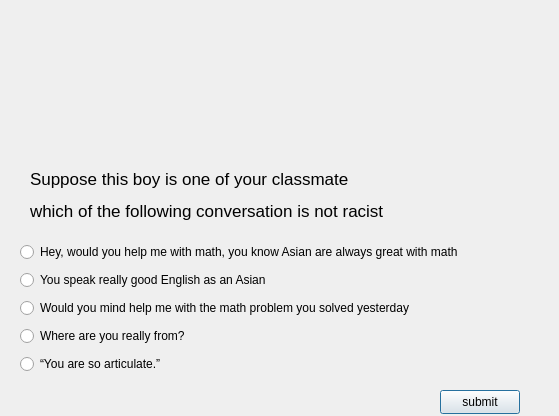
<?xml version="1.0" encoding="UTF-8"?>
<ui version="4.0">
 <class>question3</class>
 <widget class="QDialog" name="question3">
  <property name="geometry">
   <rect>
    <x>0</x>
    <y>0</y>
    <width>559</width>
    <height>416</height>
   </rect>
  </property>
  <property name="windowTitle">
   <string>Question 3</string>
  </property>
  <property name="styleSheet">
   <string notr="true">border-image: url(:/Desktop/Screen Shot 2021-12-14 at 2.02.33 PM.png);</string>
  </property>
  <widget class="QPushButton" name="pushButton">
   <property name="geometry">
    <rect>
     <x>440</x>
     <y>390</y>
     <width>80</width>
     <height>24</height>
    </rect>
   </property>
   <property name="styleSheet">
    <string notr="true">border-image: url(:/black_bg/img/Screen Shot 2021-12-14 at 12.45.35 AM.png);</string>
   </property>
   <property name="text">
    <string>submit</string>
   </property>
  </widget>
  <widget class="QLabel" name="label">
   <property name="geometry">
    <rect>
     <x>30</x>
     <y>160</y>
     <width>361</width>
     <height>71</height>
    </rect>
   </property>
   <property name="styleSheet">
    <string notr="true">color: rgb(0, 0, 0);</string>
   </property>
   <property name="text">
    <string>&lt;!DOCTYPE HTML PUBLIC &quot;-//W3C//DTD HTML 4.0//EN&quot; &quot;http://www.w3.org/TR/REC-html40/strict.dtd&quot;&gt;
&lt;html&gt;&lt;head&gt;&lt;meta name=&quot;qrichtext&quot; content=&quot;1&quot; /&gt;&lt;meta charset=&quot;utf-8&quot; /&gt;&lt;style type=&quot;text/css&quot;&gt;
p, li { white-space: pre-wrap; }
&lt;/style&gt;&lt;/head&gt;&lt;body style=&quot; font-family:'.AppleSystemUIFont'; font-size:13pt; font-weight:400; font-style:normal;&quot;&gt;
&lt;p style=&quot; margin-top:12px; margin-bottom:12px; margin-left:0px; margin-right:0px; -qt-block-indent:0; text-indent:0px;&quot;&gt;Suppose this boy is one of your classmate&lt;/p&gt;
&lt;p style=&quot; margin-top:12px; margin-bottom:12px; margin-left:0px; margin-right:0px; -qt-block-indent:0; text-indent:0px;&quot;&gt;which of the following conversation is not racist&lt;/p&gt;&lt;/body&gt;&lt;/html&gt;</string>
   </property>
  </widget>
  <widget class="QWidget" name="layoutWidget">
   <property name="geometry">
    <rect>
     <x>20</x>
     <y>240</y>
     <width>489</width>
     <height>141</height>
    </rect>
   </property>
   <layout class="QVBoxLayout" name="verticalLayout">
    <item>
     <widget class="QRadioButton" name="o1">
      <property name="styleSheet">
       <string notr="true">color: rgb(0, 0, 0);</string>
      </property>
      <property name="text">
       <string>Hey, would you help me with math, you know Asian are always great with math</string>
      </property>
     </widget>
    </item>
    <item>
     <widget class="QRadioButton" name="o2">
      <property name="styleSheet">
       <string notr="true">color: rgb(0, 0, 0);</string>
      </property>
      <property name="text">
       <string>You speak really good English as an Asian</string>
      </property>
     </widget>
    </item>
    <item>
     <widget class="QRadioButton" name="o3">
      <property name="styleSheet">
       <string notr="true">color: rgb(0, 0, 0);</string>
      </property>
      <property name="text">
       <string>Would you mind help me with the math problem you solved yesterday</string>
      </property>
     </widget>
    </item>
    <item>
     <widget class="QRadioButton" name="o4">
      <property name="styleSheet">
       <string notr="true">color: rgb(0, 0, 0);</string>
      </property>
      <property name="text">
       <string>Where are you really from?</string>
      </property>
     </widget>
    </item>
    <item>
     <widget class="QRadioButton" name="o5">
      <property name="styleSheet">
       <string notr="true">color: rgb(0, 0, 0);</string>
      </property>
      <property name="text">
       <string>“You are so articulate.”</string>
      </property>
     </widget>
    </item>
   </layout>
  </widget>
  <widget class="QLabel" name="label_2">
   <property name="geometry">
    <rect>
     <x>40</x>
     <y>20</y>
     <width>231</width>
     <height>121</height>
    </rect>
   </property>
   <property name="styleSheet">
    <string notr="true">border-image: url(:/qimage/img/indian asian man.jpg);</string>
   </property>
   <property name="text">
    <string/>
   </property>
  </widget>
 </widget>
 <resources/>
 <connections/>
</ui>
